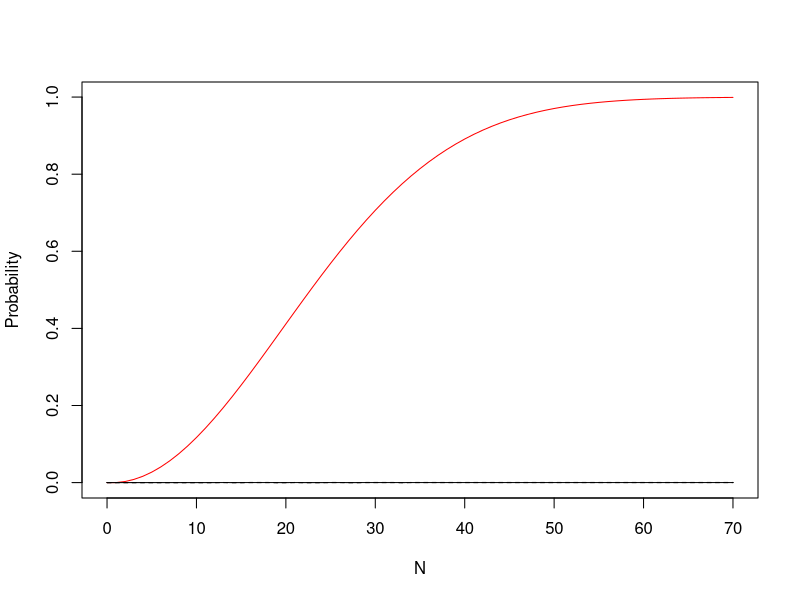

Source code (R):
birthday <- function(n, nReps = 10000) {
  vec <- rep(0,nReps)
  for (i in 1: nReps) {
    samp <- sample(1:365, n, replace = TRUE)
    vec[1] <- (length(unique(samp)) !=n)
  }
  mc.est <- mean(vec)
  mc.ci <- mc.est + c(-1, 1)*qnorm(0.975)*sqrt((mc.est*(1-mc.est))/nReps)
  out <- c(mc.est, mc.ci)
  names(out) <- c("estimate", "lower", "upper")
  out
}

birthday(70, 10000)

birthday.exact <- function(n){
  1 - (factorial(n)*choose(365, n))/(365^n)
}

birthday.exact(70)

n <- seq(0,70)
exact <- sapply(n, birthday.exact)
estimate <- sapply(n, birthday)
plot(n,exact,col = "red", type = "l", xlab = "N", ylab = "Probability")
lines(n, estimate[1,])
lines(n, estimate[2,], lty = 2)
lines(n, estimate[3,], lty = 2)



